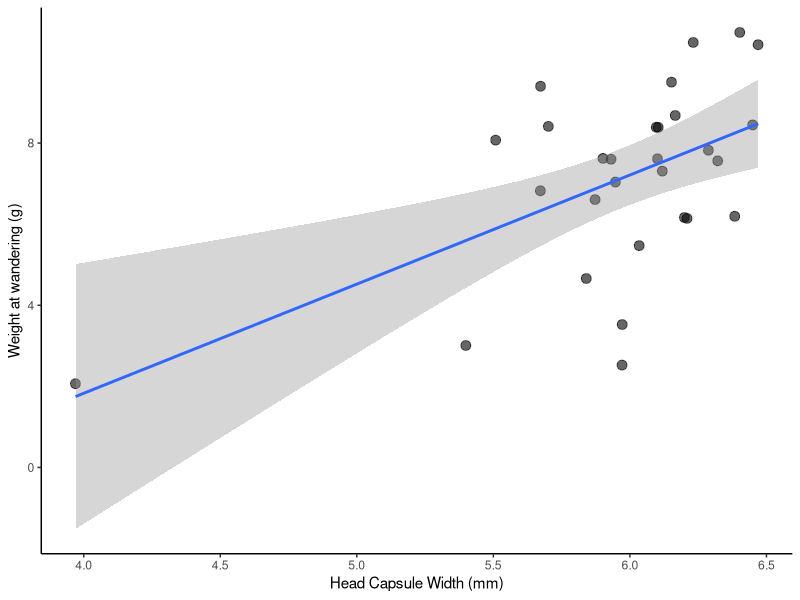
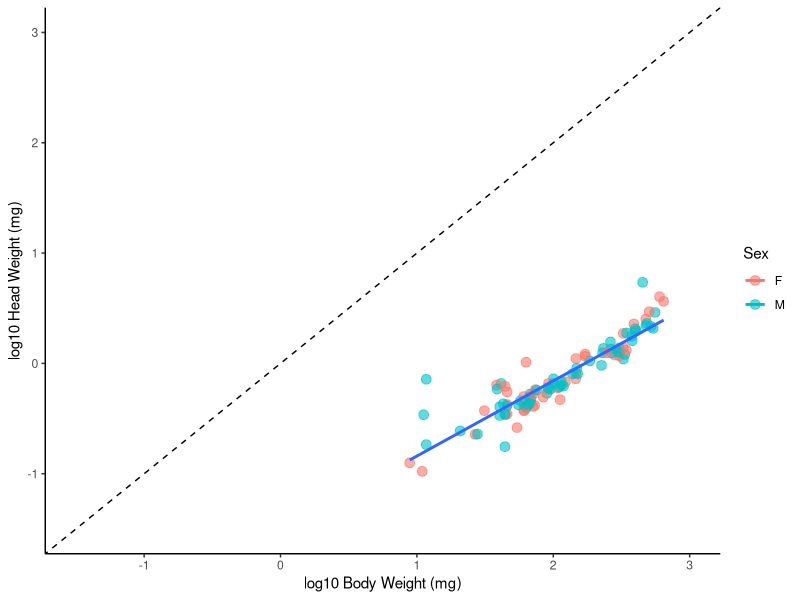
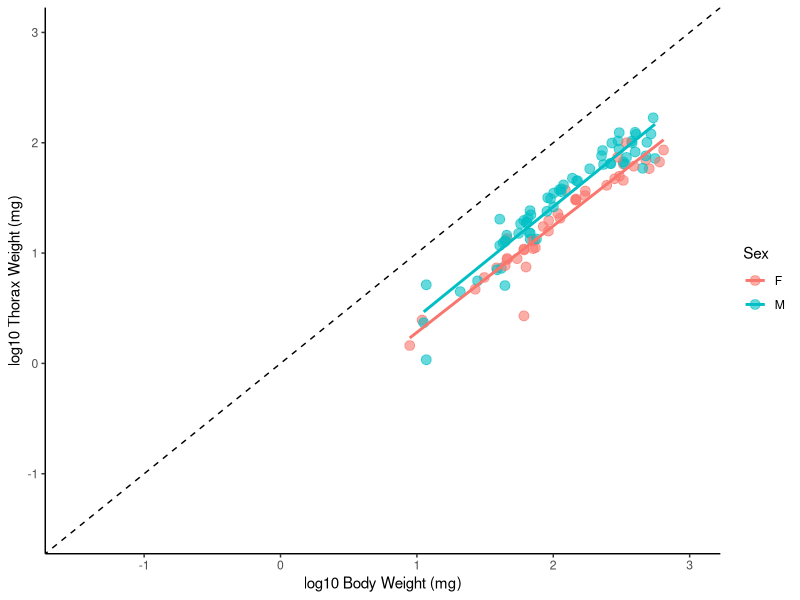
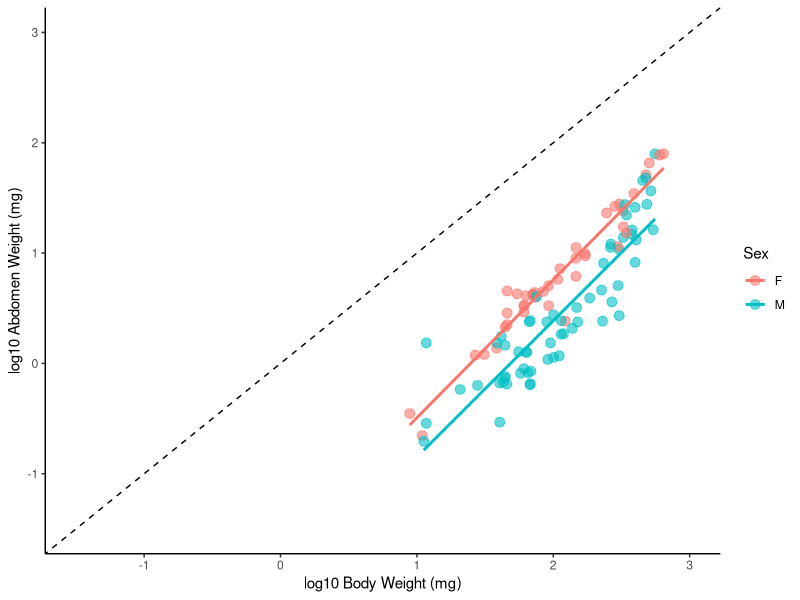
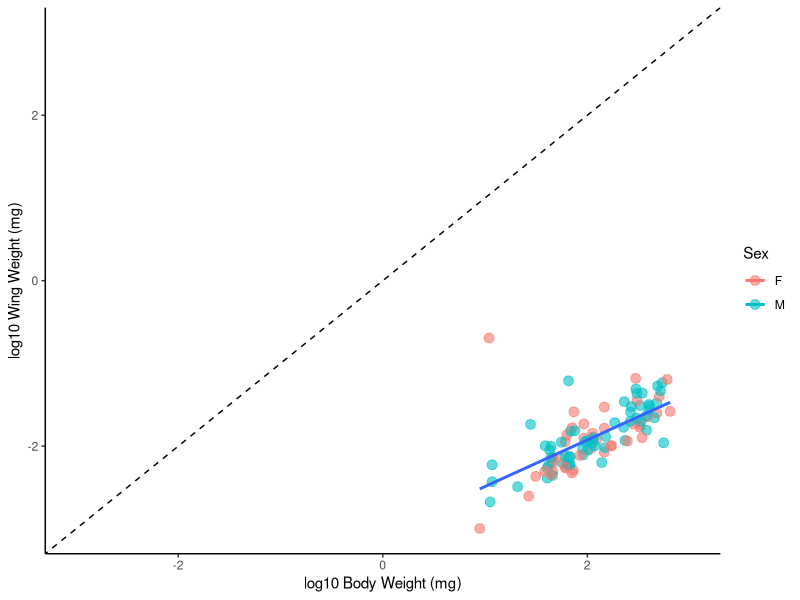
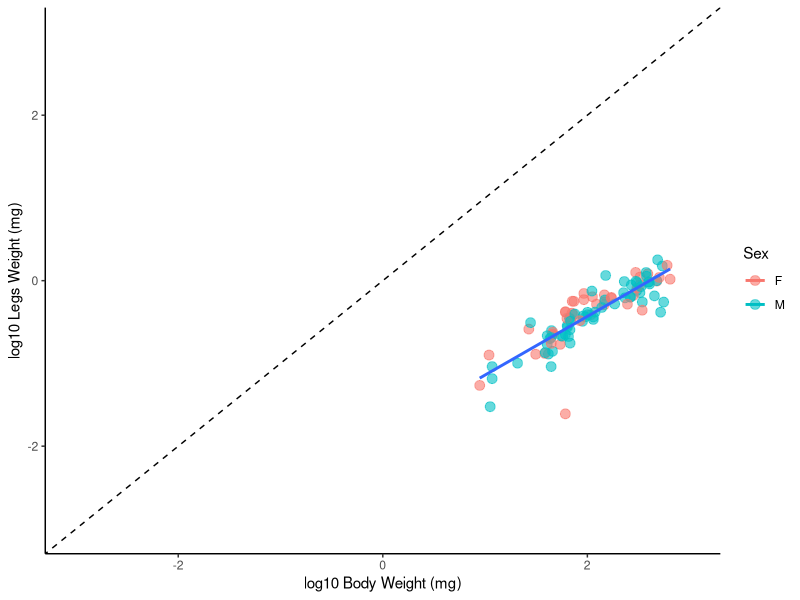
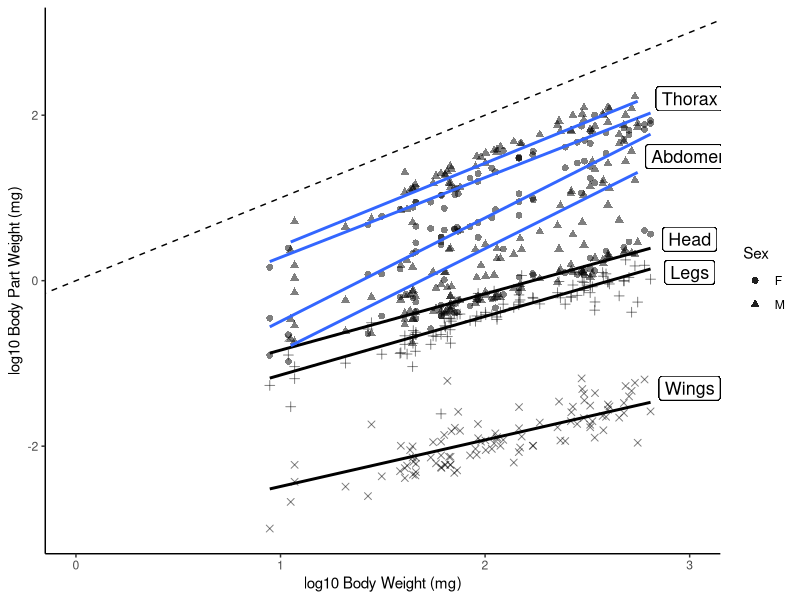
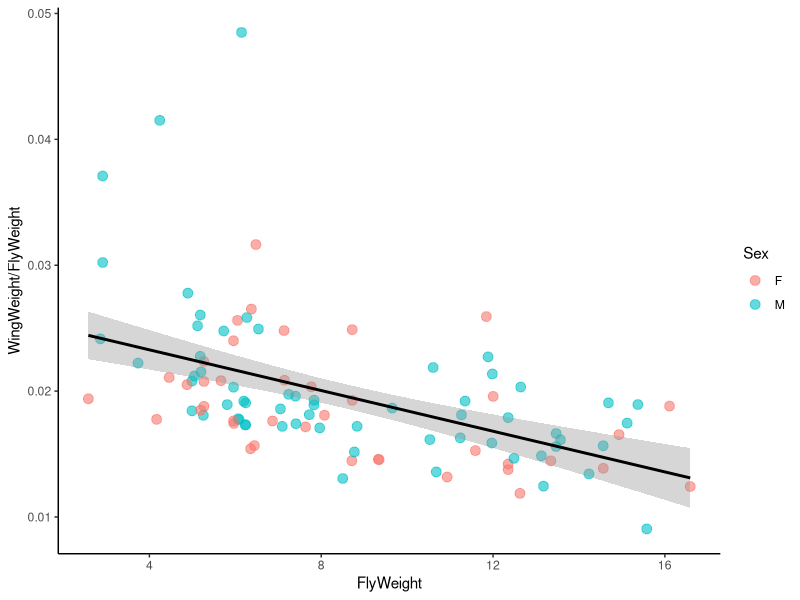

Source code (R) for these figures, in order:
#Tachinid Competitive and Development Project - Data Exploration
#Keaton Wilson
#2018-02-13
#keatonwilson@me.com

#Packages
library(tidyverse)

#Importing the master data file
tach_master = read_csv(file = "Data/TachDataFull.csv")

#Cleaning up a bit
tach_master = tach_master %>%
  select(-SiblingNumber, -NutritionIndex)
tach_master$Sex = factor(tach_master$Sex)

#First steps: 1. Let's get sibling numbers for each group so we can calculate the nutritional index.
siblings = tach_master %>%
  group_by(CaterpillarID) %>%
  summarize(sib_number = max(FlyID))

#left_Join this
tach_master = tach_master %>%
  left_join(siblings)

#Generating a Nutritional Index that is the head capsule width divided by the number of siblings in a cohort
tach_master = tach_master %>%
  mutate(nut_index = HeadCapsuleWidth/sib_number)

#Let's impute NA values. 
library(caret)
#install.packages("VIM")
library(VIM)


tach_master_impute = as.tibble(kNN(tach_master, variable = colnames(tach_master[8:13]), numFun = "weightedMean"))
tach_master_impute$FlyWeight = as.numeric(tach_master_impute$FlyWeight)



#Exploratory plots!

#Fly weight as a function of sibling number
Fig.1 = ggplot(tach_master_impute, aes(x = sib_number, y = FlyWeight, color = Sex)) +
  geom_jitter(size = 3, alpha = 0.6) +
  theme_classic() +
  geom_smooth(method = "lm", aes(group = 1)) +
  xlab("Cohort Size") +
  ylab("Fly Weight (mg)")

ggsave(Fig.1, file = "./output/Fig.1.pdf", device = "pdf", width = 10, height = 8, units = "in")

#Fly weight as a function of head capsule size
Fig.2 = ggplot(tach_master_impute, aes(x = HeadCapsuleWidth, y = FlyWeight, color = Sex)) +
  geom_jitter(size = 3, alpha = 0.6) +
  theme_classic() +
  geom_smooth(method = "lm", aes(group = 1)) +
  xlab("Host head-capsule width (mm)") +
  ylab("Fly Weight (mg)")

ggsave(Fig.2, file = "./output/Fig.2.pdf", device = "pdf", width = 10, height = 8, units = "in")

#best model seems to be one that includes both, additively.
lm1 = lm(FlyWeight ~ sib_number + HeadCapsuleWidth, data = tach_master_impute)
summary(lm1)
#Also interesting to note how sex doesn't come into play here... it makes the model worse. Indicating that this relationship isn't
#different among the sexes

#Also need to show that there is a positive correlation between head-capsule width and weight @ wander
#Read in bigger data set

head_cap_wander = read_csv(file = "Data/Parasitized Caterpillar Data.csv")
ggplot(head_cap_wander, aes(x = HeadCapsuleWidth, y = WanderWeight)) +
  geom_jitter(size = 3, alpha = 0.6) +
  theme_classic() +
  geom_smooth(method = "lm") +
  xlab("Head Capsule Width (mm)") +
  ylab("Weight at wandering (g)")

lm_head_cap = lm(WanderWeight ~ HeadCapsuleWidth, data = head_cap_wander)

#Not great - but there are a lot of other variables embedded in that - perhaps it's better to use other examples from the literature.

#Ok, now the fun stuff.

#Head weight versus body weight 
ggplot(tach_master_impute, aes(x = log(FlyWeight), y = log(HeadWeight), color = Sex)) +
  geom_point(size = 3, alpha = 0.6) +
  theme_classic() +
  geom_abline(slope = 1, intercept = 0, lty = 2) +
  coord_cartesian(xlim = c(-1.5, 3), ylim = c(-1.5,3)) +
  geom_smooth(method = "lm", se = FALSE, aes(group = 1)) +
  xlab("log10 Body Weight (mg)") +
  ylab("log10 Head Weight (mg)")
  
#No difference between males and females
lmhvb = lm(log(HeadWeight) ~ log(FlyWeight), data = tach_master_impute)
summary(lmhvb)
confint(lmhvb)
#Let's do a Wald's test to check and see if the slope is sig. diff from 1
library(car)
linearHypothesis(lmhvb, "log(FlyWeight) = 1")

#Slope is significantly less than 1. 


#Thorax versus Body  
ggplot(tach_master_impute, aes(x = log(FlyWeight), y = log(ThoraxWeight), color = Sex)) +
  geom_point(size = 3, alpha = 0.6) +
  theme_classic() +
  geom_abline(slope = 1, intercept = 0, lty = 2) +
  coord_cartesian(xlim = c(-1.5, 3), ylim = c(-1.5,3)) +
  geom_smooth(method = "lm", se = FALSE) +
  xlab("log10 Body Weight (mg)") +
  ylab("log10 Thorax Weight (mg)")

#Differences between males and females
lmtvbvs = lm(log(ThoraxWeight) ~ Sex/log(FlyWeight) -1, data = tach_master_impute)
summary(lmtvbvs)
#Testing differences from a slope of 1
linearHypothesis(lmtvbvs, "SexF:log(FlyWeight) = 1")
linearHypothesis(lmtvbvs, "SexM:log(FlyWeight) = 1")


#Yep, Males are significantly higher, no difference in slope though.

#Abdomen versus Body
ggplot(tach_master_impute, aes(x = log(FlyWeight), y = log(AbWeight), color = Sex)) +
  geom_point(size = 3, alpha = 0.6) +
  theme_classic() +
  geom_abline(slope = 1, intercept = 0, lty = 2) +
  coord_cartesian(xlim = c(-1.5, 3), ylim = c(-1.5,3)) +
  geom_smooth(method = "lm", se = FALSE) +
  xlab("log10 Body Weight (mg)") +
  ylab("log10 Abdomen Weight (mg)")

#Things are reversed. Females are significantly higher, no difference in slopes. 
lmavbvs = lm(log(AbWeight) ~ log(FlyWeight) + Sex, data = tach_master_impute)


#Wings versus Body
ggplot(tach_master_impute, aes(x = log(FlyWeight), y = log(WingWeight), color = Sex)) +
  geom_point(size = 3, alpha = 0.6) +
  theme_classic() +
  geom_abline(slope = 1, intercept = 0, lty = 2) +
  coord_cartesian(xlim = c(-3, 3), ylim = c(-3,3)) +
  geom_smooth(method = "lm", se = FALSE, aes(group = 1)) +
  xlab("log10 Body Weight (mg)") +
  ylab("log10 Wing Weight (mg)")

#No difference between males and females

#Legs versus Body
ggplot(tach_master_impute, aes(x = log(FlyWeight), y = log(as.numeric(LegsWeight)), color = Sex)) +
  geom_point(size = 3, alpha = 0.6) +
  theme_classic() +
  geom_abline(slope = 1, intercept = 0, lty = 2) +
  coord_cartesian(xlim = c(-3, 3), ylim = c(-3,3)) +
  geom_smooth(method = "lm", se = FALSE, aes(group = 1)) +
  xlab("log10 Body Weight (mg)") +
  ylab("log10 Legs Weight (mg)")


#Ok, these are rad, and Goggy will love them, I think. 


#Can we do them all on one plot!?
ggplot(tach_master_impute, aes(x = log(FlyWeight), y = log(HeadWeight), shape = Sex)) +
  geom_point(size = 2, alpha = 0.5) +
  geom_smooth(method = "lm", se = FALSE, aes(group = 1), color = "black") +
  geom_point(aes(x = log(FlyWeight), y = log(ThoraxWeight)), size = 2, alpha = 0.5) +
    geom_smooth(method = "lm", se = FALSE, aes(x = log(FlyWeight), y = log(ThoraxWeight))) +
  geom_point(aes(x = log(FlyWeight), y = log(AbWeight)), size = 2, alpha = 0.5) +
    geom_smooth(method = "lm", se = FALSE, aes(x = log(FlyWeight), y = log(AbWeight))) +
  geom_point(aes(x = log(FlyWeight), y = log(WingWeight)), size = 2, alpha = 0.5, shape = 4) +
    geom_smooth(method = "lm", se = FALSE, color = "black", aes(group = 1, x = log(FlyWeight), y = log(WingWeight))) +
  geom_point(aes(x = log(FlyWeight), y = log(as.numeric(LegsWeight))), size = 2, alpha = 0.5, shape = 3) +
    geom_smooth(method = "lm", se = FALSE, color = "black", aes(group = 1, x = log(FlyWeight), y = log(as.numeric(LegsWeight)))) +
  theme_classic() +
  geom_abline(slope = 1, intercept = 0, lty = 2) +
  coord_cartesian(xlim = c(0, 3), ylim = c(-3,3)) +
  xlab("log10 Body Weight (mg)") +
  ylab("log10 Body Part Weight (mg)") +
  geom_label(show.legend = FALSE, aes(x = 3, y = 2.2, label = "Thorax", size = 10), color = "black") +
  geom_label(show.legend = FALSE, aes(x = 3, y = 1.5, label = "Abdomen", size = 10), color = "black") +
  geom_label(show.legend = FALSE, aes(x = 3, y = 0.5, label = "Head", size = 10), color = "black") +
  geom_label(show.legend = FALSE, aes(x = 3, y = 0.1, label = "Legs", size = 10), color = "black") +
  geom_label(show.legend = FALSE, aes(x = 3, y = -1.3, label = "Wings", size = 10), color = "black")


#Better way to make the plot above - but with changes described by Robbie
tach_master_impute
tach_master_impute_long = tach_master_impute %>%
  select(Sex, FlyWeight:WingIntact) %>%
  gather(key = "organ", value = "organ_weight", -Sex, -FlyWeight, -WingIntact)
tach_master_impute_long$organ = factor(tach_master_impute_long$organ)
tach_master_impute_long$organ_weight = as.numeric(tach_master_impute_long$organ_weight)

#The interesting body parts
Fig.3 = tach_master_impute_long %>%
  filter(organ == "ThoraxWeight" | organ == "AbWeight") %>%
ggplot(aes(x = log(FlyWeight), y = log(organ_weight), shape = Sex, color = organ)) +
  geom_point(size = 2, alpha = 0.5) +
  geom_smooth(method = "lm", aes(lty = Sex)) +
  theme_classic() +
  geom_abline(slope = 1, intercept = 0, lty = 3) +
  coord_cartesian(xlim = c(0.5, 3), ylim = c(-3,3)) +
  scale_color_discrete(guide = FALSE) +
  scale_shape_discrete(labels = c("Female", "Male")) +
  scale_linetype_discrete(guide = FALSE) +
  geom_label(show.legend = FALSE, aes(x = 2.95, y = 2.2, label = "Thorax",
                                      size = 9), color = "black") +
  geom_label(show.legend = FALSE, aes(x = 2.95, y = 1.5, label = "Abdomen",
                                      size = 9), color = "black") +
  ylab("log10 Weight (mg)") +
  xlab("log10 Body Weight (mg)")

ggsave(Fig.3, file = "./output/Fig.3.pdf", device = "pdf", width = 10, height = 8, units = "in")


#The rest
Fig.4 = tach_master_impute_long %>%
  filter(organ %in% c("HeadWeight", "WingWeight", "LegsWeight")) %>%
  ggplot(aes(x = log(FlyWeight), y = log(organ_weight), shape = Sex, color = organ)) +
  geom_point(size = 2, alpha = 0.5) +
  geom_smooth(method = "lm", aes(group = organ)) +
  theme_classic() +
  geom_abline(slope = 1, intercept = 0, lty = 3) +
  coord_cartesian(xlim = c(0.5, 3), ylim = c(-3,3)) +
  scale_color_discrete(guide = FALSE) +
  scale_shape_discrete(labels = c("Female", "Male")) +
  scale_linetype_discrete(guide = FALSE) +
  ylab("log10 Weight (mg)") +
  xlab("log10 Body Weight (mg)") +
  geom_label(show.legend = FALSE, aes(x = 2.95, y = 0.5, label = "Head", 
                                      size = 10), color = "black") +
  geom_label(show.legend = FALSE, aes(x = 2.95, y = 0.1, label = "Legs", 
                                      size = 10), color = "black") +
  geom_label(show.legend = FALSE, aes(x = 2.95, y = -1.4, label = "Wings", 
                                      size = 10), color = "black")
  
ggsave(Fig.4, file = "./output/Fig.4.pdf", device = "pdf", width = 10, height = 8, units = "in")

#Didn't he do relative body part size plotted against size?

Fig.5 = ggplot(tach_master_impute, aes(x = FlyWeight, y = HeadWeight/FlyWeight, color = Sex)) +
  geom_point(size = 3, alpha = 0.6) +
  theme_classic() +
  geom_smooth(method = "glm", formula = y ~ poly(x, 2), aes(group = 1), color = "black") +
  xlab("Fly weight (mg)") +
  ylab("Head weight (mg) / Body weight (mg)")

ggsave(Fig.5, file = "./output/Fig.5.pdf", device = "pdf", width = 10, height = 8, units = "in")


Fig.6 = ggplot(tach_master_impute, aes(x = FlyWeight, y = ThoraxWeight/FlyWeight, color = Sex)) +
  geom_point(size = 3, alpha = 0.6) +
  theme_classic() +
  geom_smooth(method = "glm", formula = y ~ poly(x, 2)) +
  xlab("Fly weight (mg)") +
  ylab("Thorax weight (mg) / Body weight (mg)")

ggsave(Fig.6, file = "./output/Fig.6.pdf", device = "pdf", width = 10, height = 8, units = "in")


Fig.7 = ggplot(tach_master_impute, aes(x = FlyWeight, y = AbWeight/FlyWeight, color = Sex)) +
  geom_point(size = 3, alpha = 0.6) +
  theme_classic() +
  geom_smooth(method = "glm") +
  xlab("Fly weight (mg)") +
  ylab("Abdomen weight (mg) / Body weight (mg)")

ggsave(Fig.7, file = "./output/Fig.7.pdf", device = "pdf", width = 10, height = 8, units = "in")

Fig.8 = ggplot(tach_master_impute, aes(x = FlyWeight, y = WingWeight/FlyWeight, color = Sex)) +
  geom_point(size = 3, alpha = 0.6) +
  theme_classic() +
  geom_smooth(method = "glm") +
  xlab("Fly weight (mg)") +
  ylab("Wings weight (mg) / Body weight (mg)")

ggsave(Fig.8, file = "./output/Fig.8.pdf", device = "pdf", width = 10, height = 8, units = "in")

Fig.9 = ggplot(tach_master_impute, aes(x = FlyWeight, y = as.numeric(LegsWeight)/FlyWeight, color = Sex)) +
  geom_point(size = 3, alpha = 0.6) +
  theme_classic() +
  geom_smooth(method = "glm") +
  xlab("Fly weight (mg)") +
  ylab("Legs weight (mg) / Body weight (mg)")

ggsave(Fig.9, file = "./output/Fig.9.pdf", device = "pdf", width = 10, height = 8, units = "in")


#Seems like there might a wing-weight that is fucked up - outlier removed - should probably remove all data where the wing category is False
ggplot((tach_master_impute %>% filter(WingWeight/FlyWeight < 0.1)), aes(x = FlyWeight, y = WingWeight/FlyWeight, color = Sex)) +
  geom_point(size = 3, alpha = 0.6) +
  theme_classic() +
  geom_smooth(method = "glm", aes(group = 1), color = "black")


ggplot(tach_master_impute, aes(x = FlyWeight, y = as.numeric(LegsWeight)/FlyWeight, color = Sex)) +
  geom_point(size = 3, alpha = 0.6) +
  theme_classic() +
  geom_smooth(method = "glm", color = "black", aes(group = 1))
